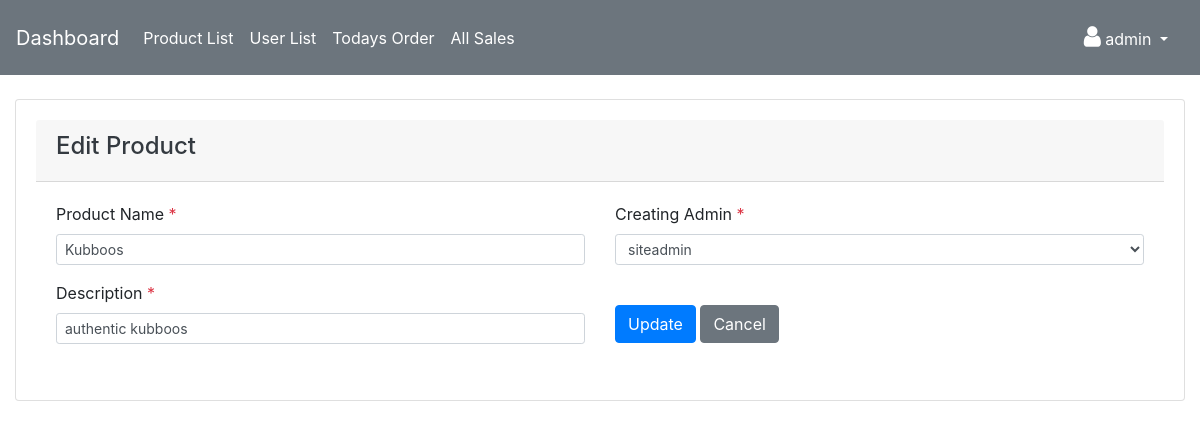
Page /mngr/product/edit-product/33 (signed in) on the committed database.
### mngr/models.py (models this page shows, shortened)
class Product(models.Model):
    name = models.CharField(max_length=100)
    description = models.CharField(max_length=255)
    stock = models.IntegerField(null=True)
    created_by = models.ForeignKey(User,on_delete=models.CASCADE)
    created_at = models.DateTimeField(auto_now=True)

### mngr/views.py (the view, shortened to what this page needs)
# urls.py: path('product/edit-product/<int:product_id>',views.editProduct,name='edit_product'),
@login_required(login_url='/mngr/')
def editProduct(request,product_id):
    product = Product.objects.get(pk = product_id)
    form = ProductForm(instance = product)
    context = {
        'form' : form
    }
    return render(request,'products/edit.html',context)

### mngr/forms.py (shortened to what this page needs)
class ProductForm(forms.ModelForm):
    class Meta:
        model = Product
        fields = ('name','description','created_by')
    def __init__(self,*args,**kwargs):
        super(ProductForm,self).__init__(*args,**kwargs)
        for name in self.fields.keys():
            self.fields[name].widget.attrs.update({'class':'form-control form-control-sm','required':'required'})

### mngr/templates/products/edit.html (shortened to what this page needs)
{% extends 'adm_template.html' %}
{% block content %}
<div class="row">
    <div class="col-md-12">
        <div class="card">
            <div class="card-header">
                <h4 class="text-dark">Edit Product</h4>
              </div>
            <div class="card-body">
                <form method="POST">
                    <div class="row">
                        <div class="col-md-6">
                            <div class="form-group">
                                <label for="">Product Name <span class="text-danger">*</span></label>
                                {{ form.name }}
                            </div>
                            <div class="form-group">
                                <label for="">Description <span class="text-danger">*</span></label>
                                {{ form.description }}
                            </div>
                        </div>
                        <div class="col-md-6">
                            <div class="form-group">
                                <label for="">Creating Admin <span class="text-danger">*</span></label>
                                {{ form.created_by }}
                            </div>
                            <div class="form-group"><br>
                                <input type="submit" class="btn btn-primary btn-md" value="Update">
                                <a href="{% url 'product_list' %}" class="btn btn-secondary"> Cancel</a>
                            </div>
                        </div>
                    </div>
                </form>
            </div>
          </div>
    </div>
</div>
{% endblock content %}

### templates/adm_template.html (shortened to what this page needs)
<!DOCTYPE html>
<html>
<head>
  <link rel="stylesheet" href="https://maxcdn.bootstrapcdn.com/bootstrap/4.3.1/css/bootstrap.min.css">
  <link rel="stylesheet" href="https://cdnjs.cloudflare.com/ajax/libs/font-awesome/4.7.0/css/font-awesome.min.css">
</head>
<body>
  <nav class="navbar navbar-expand-lg navbar-light bg-secondary">
    <a class="navbar-brand text-white" href="{% url 'dashboard' %}">Dashboard</a>
    <div class="collapse navbar-collapse" id="navbarNav">
      <ul class="navbar-nav">
        <li class="nav-item">
          <a class="nav-link text-white" href="{% url 'product_list' %}">Product List</a>
        </li>
        <li class="nav-item">
          <a class="nav-link text-white" href="{% url 'user_list' %}">User List</a>
        </li>
        <li class="nav-item">
          <a class="nav-link text-white" href="{% url 'todays_order' %}">Todays Order</a>
        </li>
        <li class="nav-item">
          <a class="nav-link text-white" href="{% url 'all_orders' %}">All Sales</a>
        </li>
      </ul>
    </div>
    <div style="float:right">
      <ul class="navbar-nav mr-auto p-2">
        <li class="nav-item dropdown">
          <a class="nav-link dropdown-toggle text-white" href="#" id="navbarDropdown" role="button" data-toggle="dropdown" aria-haspopup="true" aria-expanded="false">
            <i class="fa fa-user" style="font-size:24px"></i> {{ user.username}}
          </a>
        </li>
      </ul>
    </div>
  </nav>
  <div class="container-fluid"><br>
    {% block content %}{% endblock content %}
</div>
</body>
</html>

### templates/adm_template.html (style rules this page uses)
.card { text-align: center; padding: 20px; margin-bottom: 20px; }

### mngr/templates/products/edit.html (style rules this page uses)
.card { text-align : left }

### rows in the picture
Product: name "Kubboos", description "authentic kubboos", created_by "siteadmin"

### other values in the picture
{{ user.username }} "admin"
